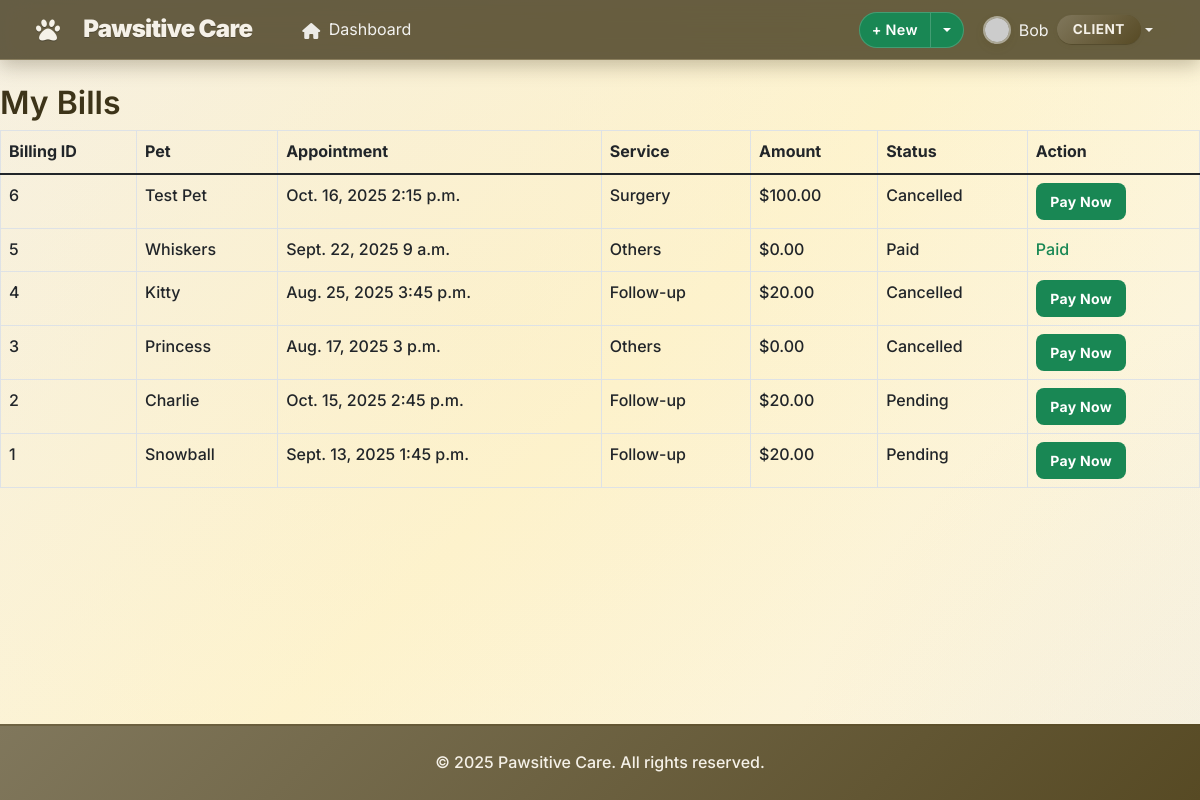
Page /billing/view/ (signed in) on the committed database.
### accounts/models.py (models this page shows, shortened)
class CustomUser(AbstractUser):
    ROLE_CHOICES = [
        ('admin', 'Admin'),
        ('vet', 'Veterinarian'),
        ('staff', 'Staff'),
        ('client', 'Client'),
    ]
    phone = models.CharField(max_length=20, blank=False)
    address = models.TextField(blank=False)
    role = models.CharField(max_length=10, choices=ROLE_CHOICES, default='client')
    def is_admin(self):
        return self.role == 'admin'
    def is_vet(self):
        return self.role == 'vet'
    def is_staff_member(self):
        return self.role == 'staff'

### billing/models.py (models this page shows, shortened)
class Billing(models.Model):
    STATUS_CHOICES = [
        ("pending", "Pending"),
        ("paid", "Paid"),
        ("cancelled", "Cancelled"),
        ("refunded", "Refunded"),
    ]
    billing_id = models.AutoField(primary_key=True)
    appointment = models.OneToOneField(Appointment, on_delete=models.CASCADE, related_name='billing')
    pet = models.ForeignKey(Pet, on_delete=models.CASCADE, related_name='billings')
    owner = models.ForeignKey(settings.AUTH_USER_MODEL, on_delete=models.CASCADE, related_name='billings')
    service = models.ForeignKey(
        ServiceCost, on_delete=models.CASCADE, related_name='billings',
    )
    amount = models.DecimalField(max_digits=10, decimal_places=2, blank=True, null=True)
    status = models.CharField(max_length=20, choices=STATUS_CHOICES, default="pending")
    issued_at = models.DateTimeField(auto_now_add=True)
    paid_at = models.DateTimeField(null=True, blank=True)
    updated_at = models.DateTimeField(auto_now=True)
    class Meta:
        ordering = ['-issued_at']
        indexes = [
            models.Index(fields=['status']),
            models.Index(fields=['owner']),
            models.Index(fields=['pet']),
        ]

class ServiceCost(models.Model):
    SERVICE_CHOICES = [
        ('GENERAL', 'General Checkup'),
        ('VACCINATION', 'Vaccination'),
        ('SURGERY', 'Surgery'),
        ('ILLNESS', 'Illness / Injury'),
        ('FOLLOWUP', 'Follow-up'),
        ('OTHER', 'Others'),
    ]
    service_type = models.CharField(max_length=20, choices=SERVICE_CHOICES, unique=True)
    cost = models.DecimalField(max_digits=10, decimal_places=2)

### pets/models.py (models this page shows, shortened)
class Pet(models.Model):
    SPECIES_CHOICES = [
        ('DOG', 'Dog'),
        ('CAT', 'Cat'),
        ('BIRD', 'Bird'),
        ('RABBIT', 'Rabbit'),
        ('HAMSTER', 'Hamster'),
        ('GUINEA_PIG', 'Guinea Pig'),
        ('FISH', 'Fish'),
        ('TURTLE', 'Turtle'),
        ('SNAKE', 'Snake'),
        ('LIZARD', 'Lizard'),
        ('FERRET', 'Ferret'),
        ('HORSE', 'Horse'),
        ('CHICKEN', 'Chicken'),
        ('PARROT', 'Parrot'),
        ('OTHER', 'Other'),
    ]
    GENDER_CHOICES = [
        ('M', 'Male'),
        ('F', 'Female'),
        ('U', 'Unknown'),
    ]
    name = models.CharField(max_length=100)
    species = models.CharField(max_length=10, choices=SPECIES_CHOICES)
    breed = models.CharField(max_length=100, blank=True)
    age = models.IntegerField(help_text="Age in years", null=True, blank=True)
    gender = models.CharField(max_length=1, choices=GENDER_CHOICES, default='U')
    weight = models.DecimalField(max_digits=5, decimal_places=2, null=True, blank=True)
    color = models.CharField(max_length=50, blank=True)
    microchip_id = models.CharField(max_length=50, blank=True, unique=True)
    owner = models.ForeignKey(settings.AUTH_USER_MODEL, on_delete=models.CASCADE, related_name='pets')
    medical_conditions = models.TextField(blank=True)
    special_notes = models.TextField(blank=True)
    vaccination_status = models.CharField(
        max_length=20,
        choices=[
            ('UP_TO_DATE', 'Up to Date'),
            ('DUE_SOON', 'Due Soon'),
            ('OVERDUE', 'Overdue'),
            ('UNKNOWN', 'Unknown')
        ],
        default='UNKNOWN',
        help_text="Current status of pet's vaccinations"
    )
    created_at = models.DateTimeField(auto_now_add=True)
    updated_at = models.DateTimeField(auto_now=True)
    is_active = models.BooleanField(default=True)
    objects = PetQuerySet.as_manager()
    observers = []
    class Meta:
        ordering = ['-created_at']
        indexes = [
            models.Index(fields=['name']),
            models.Index(fields=['owner']),
            models.Index(fields=['species']),
        ]

### appointments/models.py (models this page shows, shortened)
class Appointment(models.Model):
    APPOINTMENT_STATUS = [
        ('SCHEDULED', 'Scheduled'),
        ('COMPLETED', 'Completed'),
        ('CANCELLED', 'Cancelled'),
        ('PENDING', 'Pending Reassignment'),
    ]
    APPOINTMENT_TYPES = [
        ('GENERAL', 'General Checkup'),
        ('VACCINATION', 'Vaccination'),
        ('SURGERY', 'Surgery'),
        ('ILLNESS', 'Illness / Injury'),
        ('FOLLOWUP', 'Follow-up'),
        ('OTHER', 'Others'),
    ]
    appointment_id = models.AutoField(primary_key=True)
    pet = models.ForeignKey(Pet, on_delete=models.CASCADE, related_name='appointments')
    vet = models.ForeignKey(settings.AUTH_USER_MODEL, on_delete=models.CASCADE, related_name='vet_appointments', limit_choices_to={'role': 'vet'})
    client = models.ForeignKey(settings.AUTH_USER_MODEL, on_delete=models.CASCADE, related_name='client_appointments')
    date = models.DateField()
    time = models.TimeField()
    appointment_type = models.CharField(max_length=20, choices=APPOINTMENT_TYPES, default='GENERAL')
    notes = models.TextField(blank=True)
    status = models.CharField(max_length=20, choices=APPOINTMENT_STATUS, default='SCHEDULED')
    created_at = models.DateTimeField(auto_now_add=True)
    updated_at = models.DateTimeField(auto_now=True)
    class Meta:
        ordering = ['date', 'time']

### billing/views.py (the view)
# urls.py: path('view/', views.view_bills, name='view_bills'),
@login_required
def view_bills(request):
    if request.user.is_staff or request.user.is_admin or request.user.is_vet:
        bills = Billing.objects.all()
        title = "All Bills"
    else:
        bills = Billing.objects.filter(owner=request.user)
        title = "My Bills"
    status_filter = request.GET.get('status')
    if status_filter:
        bills = bills.filter(status=status_filter)
        title = f"{title} - {status_filter.title()}"
    bills = bills.order_by('-issued_at')
    return render(request, "view_bill.html", {
        "bills": bills,
        "title": title
    })

### petmedia/context_processors.py (called while the page is built)
def recent_blog_posts(request):
    try:
        recent_posts = repo_manager.posts.get_recent_posts(limit=3)
        return {'recent_blog_posts': recent_posts}
    except Exception:
        return {'recent_blog_posts': []}

def blog_stats(request):
    try:
        if request.user.is_authenticated:
            user_posts_count = repo_manager.posts.get_by_author(request.user).count()
            return {'user_blog_posts_count': user_posts_count}
        return {'user_blog_posts_count': 0}
    except Exception:
        return {'user_blog_posts_count': 0}

### petmedia/patterns/repository.py (called while the page is built)
    def get_by_author(self, author: 'User') -> QuerySet['BlogPost']:
        return self.model.objects.filter(
            author=author
        ).select_related('category', 'related_pet')

    def get_recent_posts(self, limit: int = 10) -> QuerySet['BlogPost']:
        return self.model.objects.filter(
            is_published=True
        ).order_by('-created_at')[:limit].select_related('author', 'category', 'related_pet')

    @property
    def posts(self) -> BlogPostRepository:
        if self._post_repo is None:
            self._post_repo = BlogPostRepository()
        return self._post_repo

### billing/templates/view_bill.html
{% extends "accounts/base.html" %}
{% block content %}
<h2>My Bills</h2>
<table class="table table-bordered">
    <thead>
        <tr>
            <th>Billing ID</th>
            <th>Pet</th>
            <th>Appointment</th>
            <th>Service</th>
            <th>Amount</th>
            <th>Status</th>
            <th>Action</th>
        </tr>
    </thead>
    <tbody>
        {% for bill in bills %}
        <tr>
            <td>{{ bill.billing_id }}</td>
            <td>{{ bill.pet.name }}</td>
            <td>{{ bill.appointment.date }} {{ bill.appointment.time }}</td>
            <td>{{ bill.service.get_service_type_display }}</td>
            <td>${{ bill.amount }}</td>
            <td>{{ bill.status|capfirst }}</td>
            <td>
                {% if bill.status != "paid" %}
                    <a href="{% url 'billing:pay_bill' bill.billing_id %}" class="btn btn-success btn-sm">Pay Now</a>
                {% else %}
                    <span class="text-success">Paid</span>
                {% endif %}
            </td>
        </tr>
        {% empty %}
        <tr>
            <td colspan="7">No bills found.</td>
        </tr>
        {% endfor %}
    </tbody>
</table>
{% endblock %}

### accounts/templates/accounts/base.html (shortened to what this page needs)
<!DOCTYPE html>
<html lang="en">
<head>
  <link href="https://cdn.jsdelivr.net/npm/bootstrap@5.1.3/dist/css/bootstrap.min.css" rel="stylesheet">
  <link href="https://cdnjs.cloudflare.com/ajax/libs/font-awesome/6.0.0/css/all.min.css" rel="stylesheet">
  {% load static %}
  <link rel="stylesheet" href="{% static 'style.css' %}">
</head>
<body>
  <nav class="navbar navbar-expand-lg navbar-dark app-navbar">
    <div class="container nav-inner">
      <a class="navbar-brand d-flex align-items-center" href="{% url 'accounts:client_dashboard' %}">
        <i class="fas fa-paw me-2"></i><span>Pawsitive Care</span>
      </a>
      <div class="collapse navbar-collapse" id="navbarNav">
        <ul class="navbar-nav me-2">
          {% if user.is_authenticated %}
          <li class="nav-item">
            <a class="nav-link {% if request.resolver_match.url_name == 'client_dashboard' %}active{% endif %}" href="{% url 'accounts:client_dashboard' %}">
              <i class="fas fa-home me-1"></i> Dashboard
            </a>
          </li>
          {% endif %}
        </ul>
        <div class="d-flex align-items-center gap-2 ms-auto">
          {% if user.is_authenticated %}
          <div class="btn-group">
            <button class="btn btn-success btn-sm" type="button">+ New</button>
            <button class="btn btn-success btn-sm dropdown-toggle dropdown-toggle-split" type="button" data-bs-toggle="dropdown" aria-expanded="false" aria-label="Toggle quick create"></button>
          </div>
          <div class="dropdown">
            <a class="nav-link dropdown-toggle d-flex align-items-center" href="#" id="navbarDropdown" role="button" data-bs-toggle="dropdown" aria-expanded="false">
              <img class="avatar me-2" src="https://api.dicebear.com/7.x/identicon/svg?seed={{ user.username }}" alt="Avatar">
              <span class="me-2">
                {{ user.first_name|default:user.username }}</span>
              <span class="badge badge-secondary role-badge">
                {{ user.get_role_display }}</span>
            </a>
          </div>
          {% endif %}
        </div>
      </div>
    </div>
  </nav>
  <main class="page-main my-4">
    {% block content %}{% endblock %}
  </main>
  <footer class="mt-5 py-4">
    <div class="container text-center">
      <p class="mb-0">&copy; {% now "Y" %} Pawsitive Care. All rights reserved.</p>
    </div>
  </footer>
</body>
</html>

### rows in the picture
CustomUser: first_name "Bob", role "CLIENT"
Billing: billing_id "6", pet.name "Test Pet", appointment "Oct. 16, 2025", appointment.time "2:15 p.m.", service.service_type "Surgery", amount "100.00", status "Cancelled", shows "Pay Now"
Billing: billing_id "5", pet.name "Whiskers", appointment "Sept. 22, 2025", appointment.time "9 a.m.", service.service_type "Others", amount "0.00", status "Paid"
Billing: billing_id "4", pet.name "Kitty", appointment "Aug. 25, 2025", appointment.time "3:45 p.m.", service.service_type "Follow-up", amount "20.00", status "Cancelled", shows "Pay Now"
Billing: billing_id "3", pet.name "Princess", appointment "Aug. 17, 2025", appointment.time "3 p.m.", service.service_type "Others", amount "0.00", status "Cancelled", shows "Pay Now"
Billing: billing_id "2", pet.name "Charlie", appointment "Oct. 15, 2025", appointment.time "2:45 p.m.", service.service_type "Follow-up", amount "20.00", status "Pending", shows "Pay Now"
Billing: billing_id "1", pet.name "Snowball", appointment "Sept. 13, 2025", appointment.time "1:45 p.m.", service.service_type "Follow-up", amount "20.00", status "Pending", shows "Pay Now"
